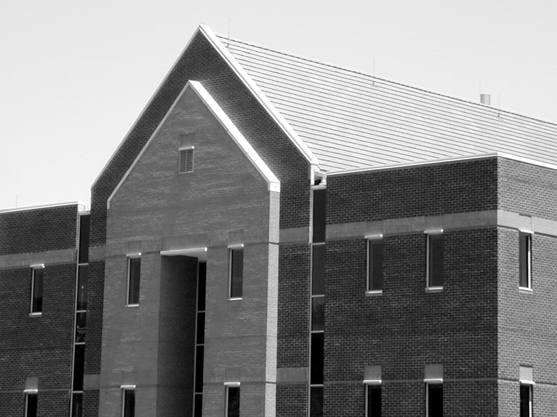
%> input picture 10.Hough_Transform/dom.tif, 557 x 417 px
$ octave third.m   (GNU Octave 9; MATLAB toolbox functions it lacks are replaced by stand-ins)
%> lines starting %> are read from the running program, lines starting %| are printed output that depends on the picture

img = imread('dom.tif');
%> img is the input picture: size 417x557 uint8; min 0, max 255, mean 133.3
imshow(img)

lines_nr = 12;


img_edges = edge(img(:,:,1),'canny', 0.33);
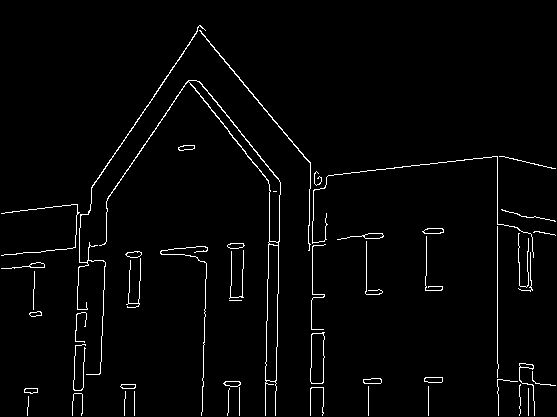
%> img_edges: size 417x557 logical; 2.3% white in thin lines or dots
figure();
imshow(img_edges);

figure();
I  = img;
rotI = imrotate(I,0,'crop');
BW = img_edges;
[H,T,R] = hough(BW);
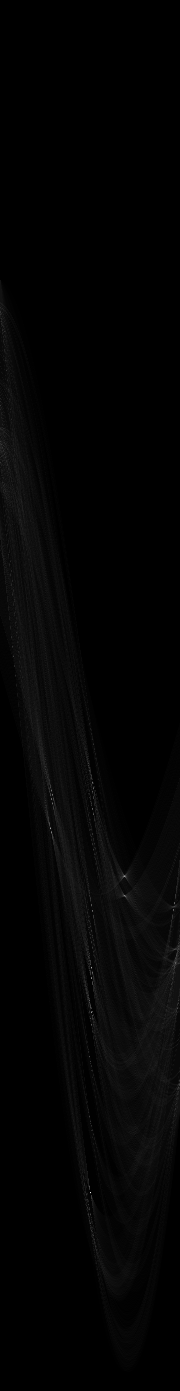
%> H: size 1391x180 double; min 0, max 227, mean 3.9
%> T = 180 values from -90 to 89; R = 1391 values from -695 to 695
imshow(H,[],'XData',T,'YData',R,...
            'InitialMagnification','fit');
xlabel('\theta'), ylabel('\rho');
axis on, axis normal, hold on;
P  = houghpeaks(H,lines_nr,'threshold',ceil(0.3*max(H(:))));
%> P = [1193 91; 968 92; 829 51; 877 125; 1013 92; 896 125; 791 52; 783 93; 910 174; 911 93; 964 176; 809 93]
x = T(P(:,2)); y = R(P(:,1));
%> after `x = T(P(:,2))`: x = [0 1 -40 34 1 34 -39 2 83 2 85 2]
%> after `y = R(P(:,1))`: y = [497 272 133 181 317 200 95 87 214 215 268 113]

plot(x,y,'s','color','white');
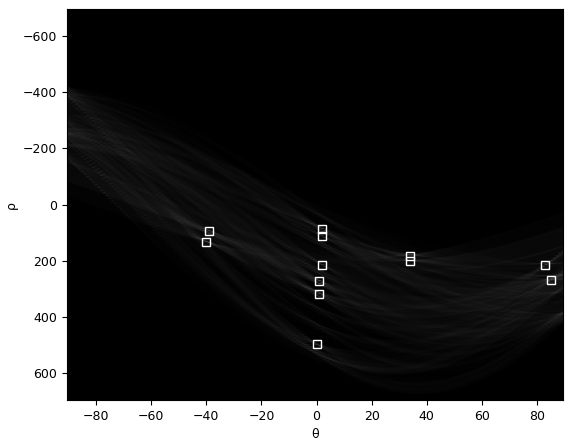
%> figure redrawn from the program's plot data
% Find lines and plot them
lines = houghlines(BW,T,R,P,'FillGap',lines_nr,'MinLength',7);
%> lines = 47 lines; longest, point1 to point2 (x, y): (498, 157) to (498, 394), (92, 189) to (202, 27), (198, 29) to (311, 164), (107, 202) to (188, 82), (189, 82) to (269, 181), (312, 319) to (312, 368)
figure, imshow(rotI), hold on
max_len = 0;

for k = 1:length(lines)
   xy = [lines(k).point1; lines(k).point2];
   plot(xy(:,1),xy(:,2),'LineWidth',2,'Color','green');

   % Plot beginnings and ends of lines
   plot(xy(1,1),xy(1,2),'x','LineWidth',2,'Color','yellow');
   plot(xy(2,1),xy(2,2),'x','LineWidth',2,'Color','red');

   % Determine the endpoints of the longest line segment
   len = norm(lines(k).point1 - lines(k).point2);
   if ( len > max_len)
      max_len = len;
      xy_long = xy;
   end
end
%> this loop made 47 passes
%> (len, max_len, xy_long) on pass 1: (237, 237, [498 157; 498 394])
%> (xy, len) on passes 2 to 7: ([266 376; 266 416], 40), ([267 322; 267 366], 44), ([268 280; 268 318], 38), ([269 243; 269 261], 18), ([270 185; 270 203], 18), ([198 29; 311 164], 176.1)

% highlight the longest line segment
plot(xy_long(:,1),xy_long(:,2),'LineWidth',2,'Color','blue');
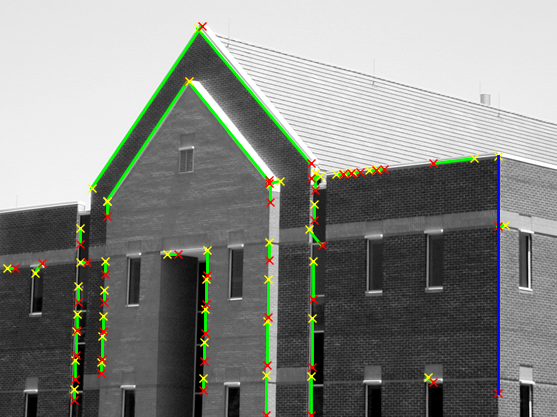
%> figure redrawn from the program's plot data
